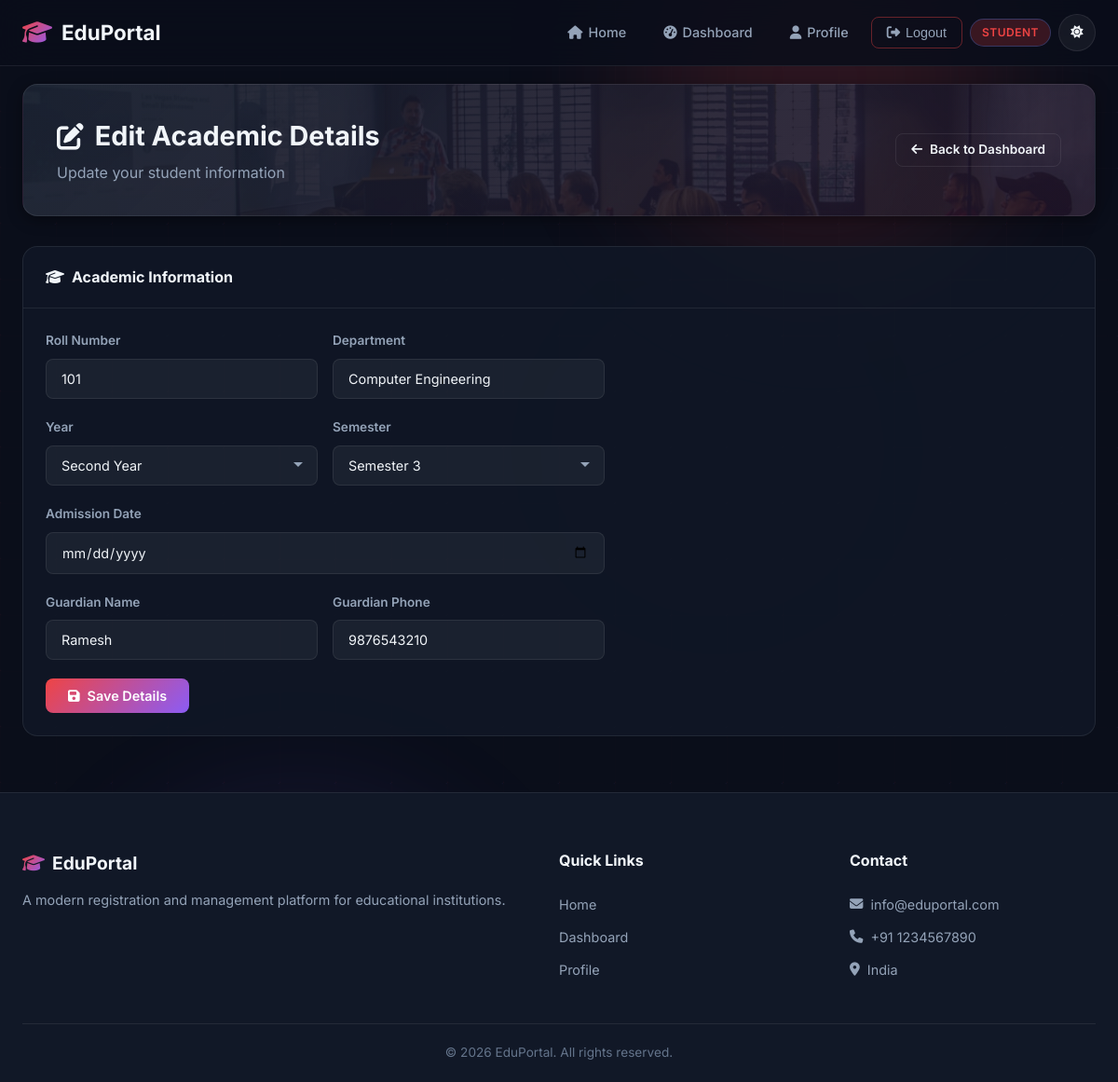
Page /dashboard/student/edit-details/ (signed in) on the committed database.
### accounts/models.py (models this page shows, shortened)
class User(AbstractUser):
    class Role(models.TextChoices):
        STUDENT = 'student', 'Student'
        TEACHER = 'teacher', 'Teacher'
        ADMIN = 'admin', 'Admin'
    role = models.CharField(
        max_length=10,
        choices=Role.choices,
        default=Role.STUDENT,
    )
    email = models.EmailField(unique=True)
    is_email_verified = models.BooleanField(default=False)
    failed_login_attempts = models.IntegerField(default=0)
    lockout_until = models.DateTimeField(null=True, blank=True)
    @property
    def is_student(self):
        return self.role == self.Role.STUDENT

class StudentDetail(models.Model):
    YEAR_CHOICES = [
        ('1', 'First Year'),
        ('2', 'Second Year'),
        ('3', 'Third Year'),
        ('4', 'Fourth Year'),
    ]
    SEMESTER_CHOICES = [
        ('1', 'Semester 1'),
        ('2', 'Semester 2'),
        ('3', 'Semester 3'),
        ('4', 'Semester 4'),
        ('5', 'Semester 5'),
        ('6', 'Semester 6'),
        ('7', 'Semester 7'),
        ('8', 'Semester 8'),
    ]
    user = models.OneToOneField(User, on_delete=models.CASCADE, related_name='student_detail')
    roll_number = models.CharField(max_length=20, unique=True)
    department = models.CharField(max_length=100)
    year = models.CharField(max_length=1, choices=YEAR_CHOICES, default='1')
    semester = models.CharField(max_length=1, choices=SEMESTER_CHOICES, default='1')
    admission_date = models.DateField(null=True, blank=True)
    guardian_name = models.CharField(max_length=100, blank=True)
    guardian_phone = models.CharField(max_length=15, blank=True)
    class Meta:
        verbose_name = 'Student Detail'
        verbose_name_plural = 'Student Details'

### dashboard/views.py (the view)
# urls.py: path('student/edit-details/', views.student_detail_edit, name='student_detail_edit'),
@student_required
def student_detail_edit(request):
    student_detail, created = StudentDetail.objects.get_or_create(
        user=request.user,
        defaults={'roll_number': f'STU{request.user.pk:04d}'}
    )
    if request.method == 'POST':
        form = StudentDetailForm(request.POST, instance=student_detail)
        if form.is_valid():
            form.save()
            messages.success(request, 'Academic details updated successfully!')
            return redirect('dashboard:student_dashboard')
    else:
        form = StudentDetailForm(instance=student_detail)
    return render(request, 'dashboard/student_detail_edit.html', {'form': form})

### accounts/forms.py
class StudentDetailForm(forms.ModelForm):
    class Meta:
        model = StudentDetail
        fields = ['roll_number', 'department', 'year', 'semester',
                  'admission_date', 'guardian_name', 'guardian_phone']
        widgets = {
            'roll_number': forms.TextInput(attrs={
                'class': 'form-input',
                'placeholder': 'Roll number',
            }),
            'department': forms.TextInput(attrs={
                'class': 'form-input',
                'placeholder': 'Department',
            }),
            'year': forms.Select(attrs={'class': 'form-input'}),
            'semester': forms.Select(attrs={'class': 'form-input'}),
            'admission_date': forms.DateInput(attrs={
                'class': 'form-input',
                'type': 'date',
            }),
            'guardian_name': forms.TextInput(attrs={
                'class': 'form-input',
                'placeholder': 'Guardian name',
            }),
            'guardian_phone': forms.TextInput(attrs={
                'class': 'form-input',
                'placeholder': 'Guardian phone',
            }),
        }

### templates/dashboard/student_detail_edit.html (shortened to what this page needs)
{% extends 'base.html' %}
{% block content %}
<section class="dashboard-section">
    <div class="dashboard-container">
        <div class="dashboard-header">
            <div class="dashboard-welcome">
                <h1><i class="fas fa-edit"></i> Edit Academic Details</h1>
                <p>Update your student information</p>
            </div>
            <div class="dashboard-actions">
                <a href="{% url 'dashboard:student_dashboard' %}" class="btn btn-outline btn-sm">
                    <i class="fas fa-arrow-left"></i> Back to Dashboard
                </a>
            </div>
        </div>
        <div class="dashboard-card">
            <div class="card-header">
                <h2><i class="fas fa-graduation-cap"></i> Academic Information</h2>
            </div>
            <div class="card-body">
                <form method="POST" class="dashboard-form">
                    <div class="form-row">
                        <div class="form-group">
                            <label class="form-label">Roll Number</label>
                            {{ form.roll_number }}
                        </div>
                        <div class="form-group">
                            <label class="form-label">Department</label>
                            {{ form.department }}
                        </div>
                    </div>
                    <div class="form-row">
                        <div class="form-group">
                            <label class="form-label">Year</label>
                            {{ form.year }}
                        </div>
                        <div class="form-group">
                            <label class="form-label">Semester</label>
                            {{ form.semester }}
                        </div>
                    </div>
                    <div class="form-group">
                        <label class="form-label">Admission Date</label>
                        {{ form.admission_date }}
                    </div>
                    <div class="form-row">
                        <div class="form-group">
                            <label class="form-label">Guardian Name</label>
                            {{ form.guardian_name }}
                        </div>
                        <div class="form-group">
                            <label class="form-label">Guardian Phone</label>
                            {{ form.guardian_phone }}
                        </div>
                    </div>
                    <button type="submit" class="btn btn-primary">
                        <i class="fas fa-save"></i> Save Details
                    </button>
                </form>
            </div>
        </div>
    </div>
</section>
{% endblock %}

### templates/base.html (shortened to what this page needs)
{% load static %}
<!DOCTYPE html>
<html lang="en">
<head>
    <link rel="stylesheet" href="https://cdnjs.cloudflare.com/ajax/libs/font-awesome/6.5.1/css/all.min.css">
    <link rel="stylesheet" href="{% static 'css/style.css' %}?v=3.5">
</head>
<body>
    <div class="glowing-bg-container">
        <div class="bg-grid-overlay"></div>
        <div class="glowing-blob blob-ambient"></div>
    </div>
    <nav class="navbar" id="navbar">
        <div class="nav-container">
            <a href="{% url 'home' %}" class="nav-logo">
                <i class="fas fa-graduation-cap"></i>
                <span>EduPortal</span>
            </a>
            <ul class="nav-menu" id="navMenu">
                <li><a href="{% url 'home' %}" class="nav-link"><i class="fas fa-home"></i> Home</a></li>
                {% if user.is_authenticated %}
                    <li><a href="{% url 'dashboard:redirect' %}" class="nav-link"><i class="fas fa-tachometer-alt"></i> Dashboard</a></li>
                    <li><a href="{% url 'accounts:profile' %}" class="nav-link"><i class="fas fa-user"></i> Profile</a></li>
                    <li>
                        <button type="button" class="nav-link nav-btn btn-logout" data-modal-target="logoutModal" style="background: none; border: 1px solid rgba(239, 68, 68, 0.4); cursor: pointer;">
                            <i class="fas fa-sign-out-alt"></i> Logout
                        </button>
                    </li>
                    <li class="nav-user-badge">
                        <span class="user-role-badge role-{{ user.role }}">
                            {{ user.get_role_display }}
                        </span>
                    </li>
                {% else %}
                    <li><a href="{% url 'accounts:login' %}" class="nav-link nav-btn btn-login"><i class="fas fa-sign-in-alt"></i> Login</a></li>
                    <li><a href="{% url 'accounts:register' %}" class="nav-link nav-btn btn-register"><i class="fas fa-user-plus"></i> Register</a></li>
                {% endif %}
                <li>
                    <button class="theme-toggle-btn" id="themeToggle" title="Toggle Light/Dark Theme">
                        <i class="fas fa-sun" id="themeIcon"></i>
                    </button>
                </li>
            </ul>
        </div>
    </nav>
    <main class="main-content">
        {% block content %}{% endblock %}
    </main>
    <footer class="footer">
        <div class="footer-container">
            <div class="footer-grid">
                <div class="footer-section">
                    <h3><i class="fas fa-graduation-cap"></i> EduPortal</h3>
                    <p>A modern registration and management platform for educational institutions.</p>
                </div>
                <div class="footer-section">
                    <h4>Quick Links</h4>
                    <ul>
                        <li><a href="{% url 'home' %}">Home</a></li>
                        {% if user.is_authenticated %}
                        <li><a href="{% url 'dashboard:redirect' %}">Dashboard</a></li>
                        <li><a href="{% url 'accounts:profile' %}">Profile</a></li>
                        {% else %}
                        <li><a href="{% url 'accounts:login' %}">Login</a></li>
                        <li><a href="{% url 'accounts:register' %}">Register</a></li>
                        {% endif %}
                    </ul>
                </div>
                <div class="footer-section">
                    <h4>Contact</h4>
                    <ul>
                        <li><i class="fas fa-envelope"></i> info@eduportal.com</li>
                        <li><i class="fas fa-phone"></i> +91 1234567890</li>
                        <li><i class="fas fa-map-marker-alt"></i> India</li>
                    </ul>
                </div>
            </div>
            <div class="footer-bottom">
                <p>&copy; 2026 EduPortal. All rights reserved.</p>
            </div>
        </div>
    </footer>
</body>
</html>

### rows in the picture
User: role "STUDENT"
StudentDetail: roll_number "101", department "Computer Engineering", year "Second Year", semester "Semester 3", guardian_name "Ramesh", guardian_phone "9876543210"
